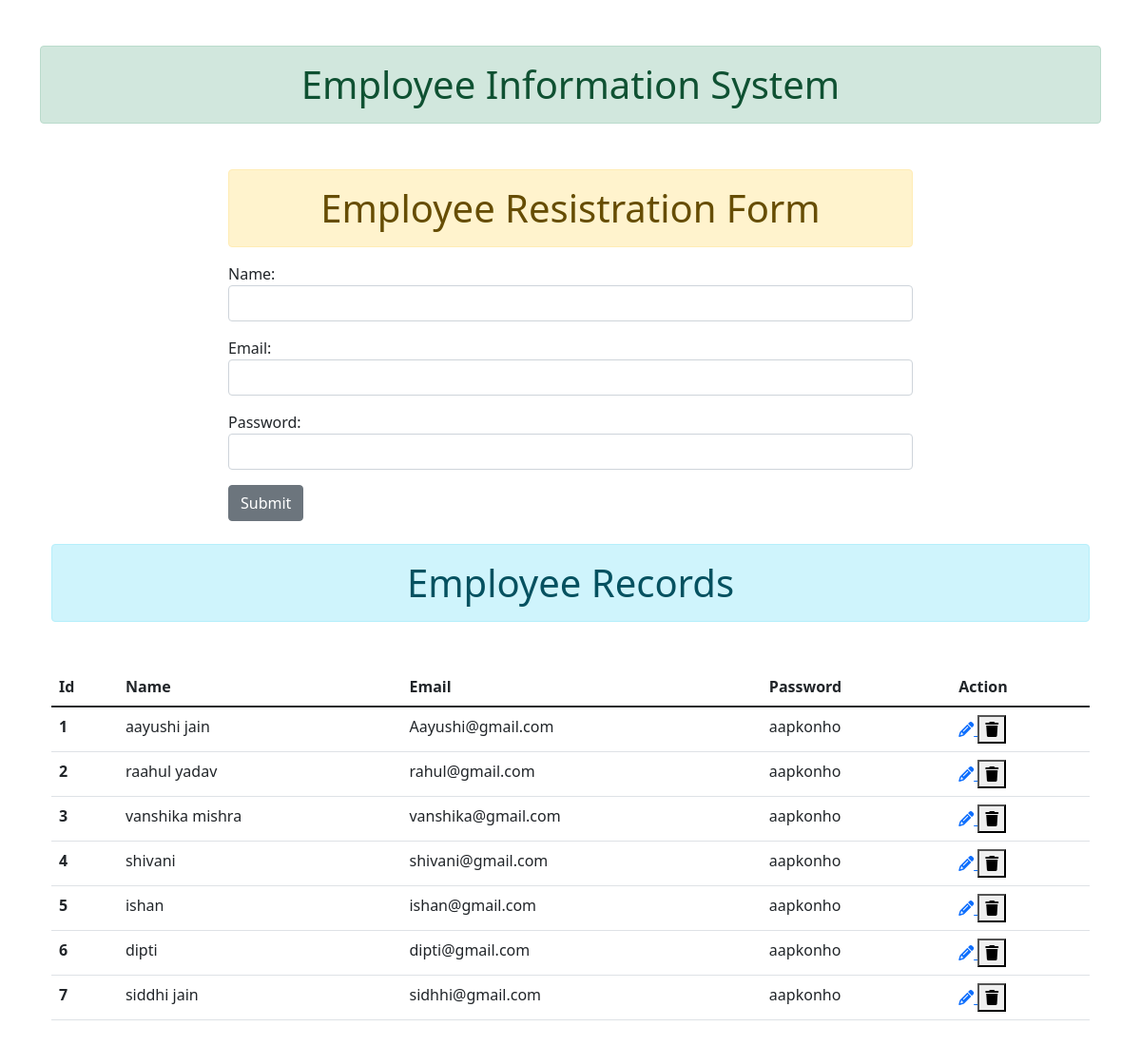
The page / on the database its author committed.
### core/models.py (models this page shows, shortened)
class Employee(models.Model):
    name=models.CharField(max_length=100,null=True)
    email=models.EmailField(max_length=100,null=True)
    password=models.CharField(max_length=100,null=True)

### core/views.py (the view)
# urls.py: 2. Add a URL to urlpatterns:  path('', views.home, name='home')
def home(request):
    form=employeeform()
    if request.method=="POST":
        form=employeeform(request.POST)
        form.save()
        form=employeeform()
    data=Employee.objects.all()
    context={
        'form':form,
        'data':data,
    }
    return render(request,'index.html',context)

### core/forms.py
class employeeform(ModelForm):
    class Meta:
        model=Employee
        fields= '__all__'
        widgets={
            'name':forms.TextInput(attrs={'class':"form-control"}),
            'email':forms.TextInput(attrs={'class':"form-control"}),
            'password':forms.PasswordInput(attrs={'class':"form-control"})
        }

### core/templates/index.html (shortened to what this page needs)
{% extends 'base.html' %}
{% block content %}
<div class="container">
    <div class="row">
        <div class="col col-8 offset-2">
            <h1 class="alert alert-warning text-center">Employee Resistration Form</h1>
<form action="" method="POST">
    {{form.as_p}}
    <input type="submit" value="Submit" class ='btn btn-secondary'>
</form>
</div>
</div>
<br>
<h1 class="alert alert-info text-center">Employee Records</h1>
<table class="table my-5">
    <thead>
      <tr>
        <th scope="col">Id</th>
        <th scope="col">Name</th>
        <th scope="col">Email</th>
        <th scope="col">Password</th>
        <th scope="col">Action</th>
      </tr>
    </thead>
    <tbody>
        {% for i in data %}
      <tr>
        <th scope="row">{{i.id}}</th>
        <td>{{i.name}}</td>
        <td>{{i.email}}</td>
        <td>{{i.password}}</td>
        <td>
            <a href="{% url 'update' i.id %}">
            <div class="col col-1 d-inline ">
              <i class="fa-sharp fa-solid fa-pencil"></i>
        </div>
      </a>
        <form action="{% url 'delete' i.id %}" method="POST" class ="d-inline">
          <button type="submit">
             <i class="fa-solid fa-trash"></i>
          </button>
      </form>
        </td>
      </tr>
      {% endfor %}
    </tbody>
  </table>
</div>
{% endblock content %}

### core/templates/base.html (shortened to what this page needs)
<!doctype html>
<html lang="en">
  <head>
    <link rel="stylesheet" href="https://cdnjs.cloudflare.com/ajax/libs/font-awesome/6.2.1/css/all.min.css">
    <link href="https://cdn.jsdelivr.net/npm/bootstrap@5.1.3/dist/css/bootstrap.min.css" rel="stylesheet">
  </head>
  <body>
    <div class="container">
      <h1 class="alert alert-success my-5 text-center">Employee Information System</h1>
      {% block content %}
      {% endblock content %}
    </div>
  </body>
</html>

### rows shown on the page
Employee: id "1", name "aayushi jain", email "Aayushi@gmail.com", password "aapkonho"
Employee: id "2", name "raahul yadav", email "rahul@gmail.com", password "aapkonho"
Employee: id "3", name "vanshika mishra", email "vanshika@gmail.com", password "aapkonho"
Employee: id "4", name "shivani", email "shivani@gmail.com", password "aapkonho"
Employee: id "5", name "ishan", email "ishan@gmail.com", password "aapkonho"
Employee: id "6", name "dipti", email "dipti@gmail.com", password "aapkonho"
Employee: id "7", name "siddhi jain", email "sidhhi@gmail.com", password "aapkonho"
